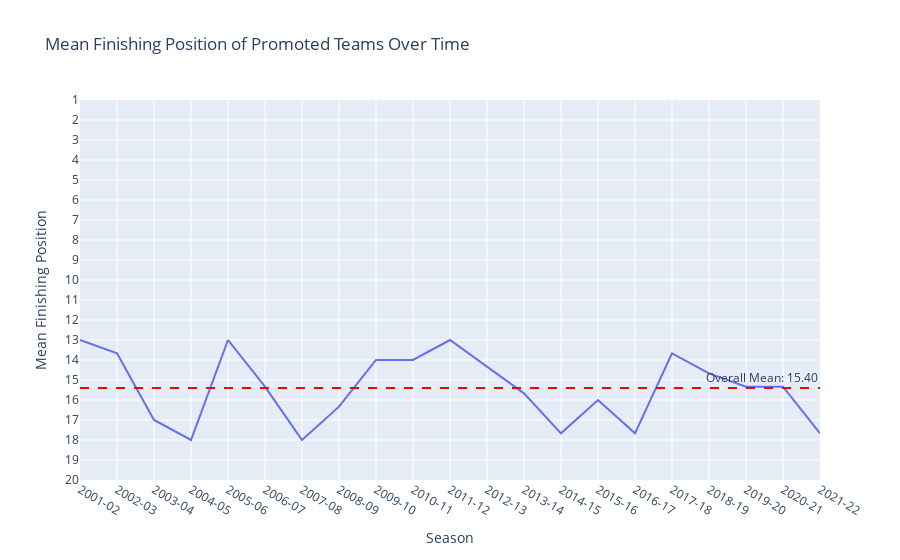

The cell this chart's notebook holds for it:
### Code cell
fig = go.Figure()
fig.add_trace(go.Scatter(x=mean_finishing_positions.index.astype(str), 
                     y=mean_finishing_positions.values, 
                     name="Mean Finishing Position"))
overall_mean = mean_finishing_positions.mean()

fig.add_hline(y=overall_mean, line_dash="dash", line_color="red", annotation_text=f"Overall Mean: {overall_mean:.2f}", annotation_position="top right")

fig.update_xaxes(type='category')
fig.update_layout(
    title="Mean Finishing Position of Promoted Teams Over Time",
    xaxis_title="Season",
    yaxis_title="Mean Finishing Position",
    yaxis=dict(
        range=[20, 1],
        autorange=False,
        tickmode='linear',
        tick0=1,
        dtick=1
    )
)
fig.show()

### Figure 1 — Plotly figure (JSON) as saved in the notebook; plotly's stock layout.template omitted (floating-point values rounded to 4 significant figures)
{"data": [{"name": "Mean Finishing Position", "type": "scatter", "x": ["2001-02", "2002-03", "2003-04", "2004-05", "2005-06", "2006-07", "2007-08", "2008-09", "2009-10", "2010-11", "2011-12", "2012-13", "2013-14", "2014-15", "2015-16", "2016-17", "2017-18", "2018-19", "2019-20", "2020-21", "2021-22"], "y": [13, 13.67, 17, 18, 13, 15.33, 18, 16.33, 14, 14, 13, 14.33, 15.67, 17.67, 16, 17.67, 13.67, 14.67, 15.33, 15.33, 17.67]}], "layout": {"annotations": [{"showarrow": false, "text": "Overall Mean: 15.40", "x": 1, "xanchor": "right", "xref": "x domain", "y": 15.4, "yanchor": "bottom", "yref": "y"}], "shapes": [{"line": {"color": "red", "dash": "dash"}, "type": "line", "x0": 0, "x1": 1, "xref": "x domain", "y0": 15.4, "y1": 15.4, "yref": "y"}], "title": {"text": "Mean Finishing Position of Promoted Teams Over Time"}, "xaxis": {"title": {"text": "Season"}, "type": "category"}, "yaxis": {"autorange": false, "dtick": 1, "range": [20, 1], "tick0": 1, "tickmode": "linear", "title": {"text": "Mean Finishing Position"}}}}
